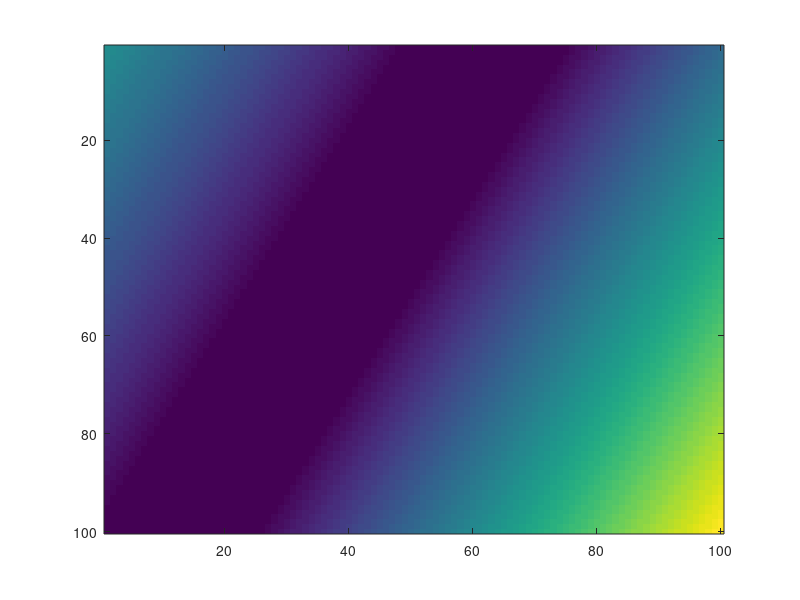

Write MATLAB code to recreate this figure. (Note: this script raises an error after producing the figure.)
x=100;
y=100;
bg=zeros(x,y);
for i=1:x
    for j=1:y
        if i+2*j<100
            bg(i,j)=(100-(i+2*j))/400;
        end
        if i+2*j>150
            bg(i,j)=(i+2*j-150)/300;
        end
    end
end
figure();imagesc(bg)
save('/projectnb/npbssmic/ns/distortion_correction/bfg_bg_AD7597.mat','bg')
